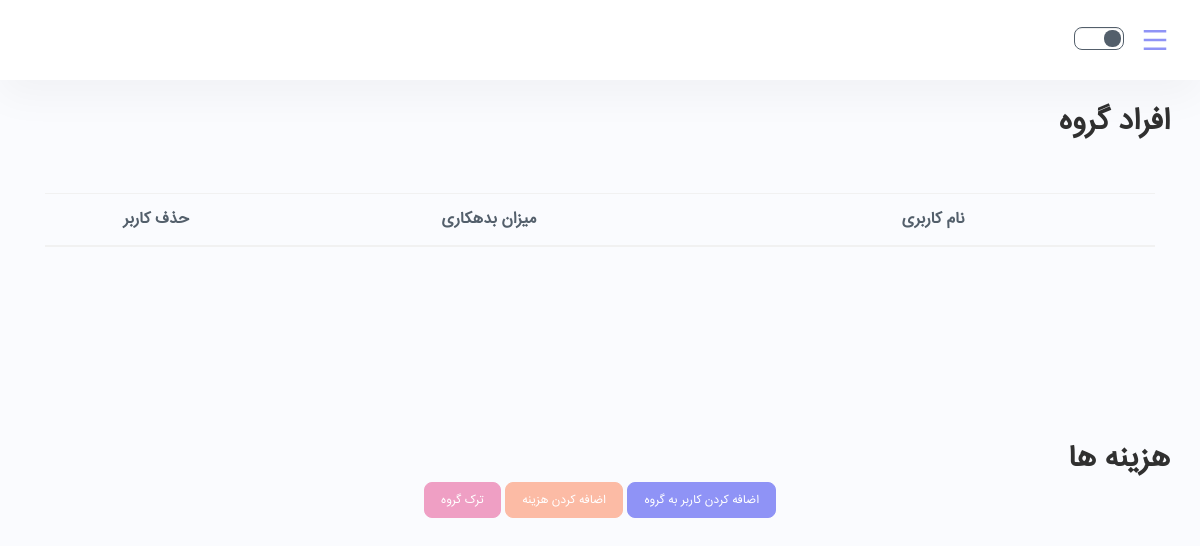
/groups/YWCD0FXUHW/, run on an earlier commit of the app's database.
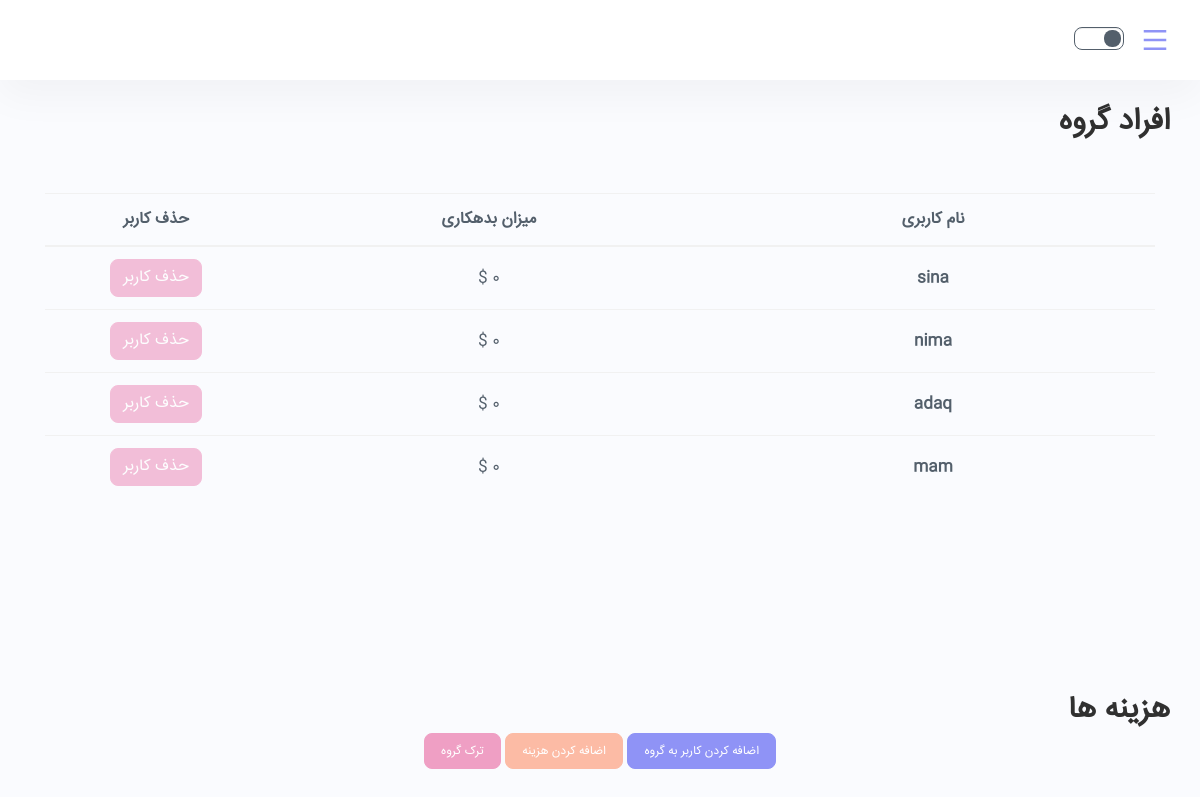
And on a later commit of the database.
### DongLand/models.py (models this page shows)
class User(AbstractUser):
    phone_number = models.CharField(max_length=100)
    address = models.CharField(max_length=200)

### DongLand/views.py (the view)
# urls.py: path('groups/<group_name>/', views.group_details, name='group_details'),
def group_details(request, group_name):
    group = Bunch.objects.get(token_str=group_name)
    group_users = list(group.users.all())
    context = {"group_users": group_users,
               "group": group,
               "token": group_name}
    return render(request, "group_details.html", context)

### templates/group_details.html (shortened to what this page needs)
{% extends "user_base.html" %}
{% load static %}
{% block content %}
    <div>
        <h2>
            افراد گروه
        </h2>
    </div>
    <div class="container py-5 h-100">
        <table class="table">
            <thead>
            <tr>
                <th scope="col" class="text-center" style="width: 40%">نام کاربری</th>
                <th scope="col" class="text-center" style="width: 40%">میزان بدهکاری</th>
                <th scope="col" class="text-center" style="width: 20%">حذف کاربر</th>
            </tr>
            </thead>
            <tbody>
            {% for user in group_users %}
                <tr>
                    <th scope="row" class="text-center">{{ user.username }}</th>
                    <td class="text-center">0 $</td>
                    <td class="text-center">
                        <a class="btn btn-danger text-center disabled">حذف کاربر</a>
                    </td>
                </tr>
            {% endfor %}
            </tbody>
        </table>
    </div>
    <div>
        <h2>
            هزینه ها
        </h2>
    </div>
    <div class="input-group justify-content-center">
        <div class="input-group-btn">
            <a type="button" class="btn btn-primary btn-lg" href="{% url 'add_users' group.token_str %}">اضافه کردن
                کاربر به گروه</a>
            <a type="button" class="btn btn-info btn-lg" href="{% url 'select_pay_method' token %}">اضافه کردن هزینه</a>
            <a type="button" class="btn btn-danger btn-lg" href="{% url 'remove_group' token %}">ترک گروه</a>
        </div>
    </div>
{% endblock %}

What changed in the data, as far as the page shows it:
now on this page (row edited): User: username "sina"
now on this page (row unchanged): User: username "nima"
now on this page (row unchanged): User: username "adaq"
now on this page (row edited): User: username "mam"
